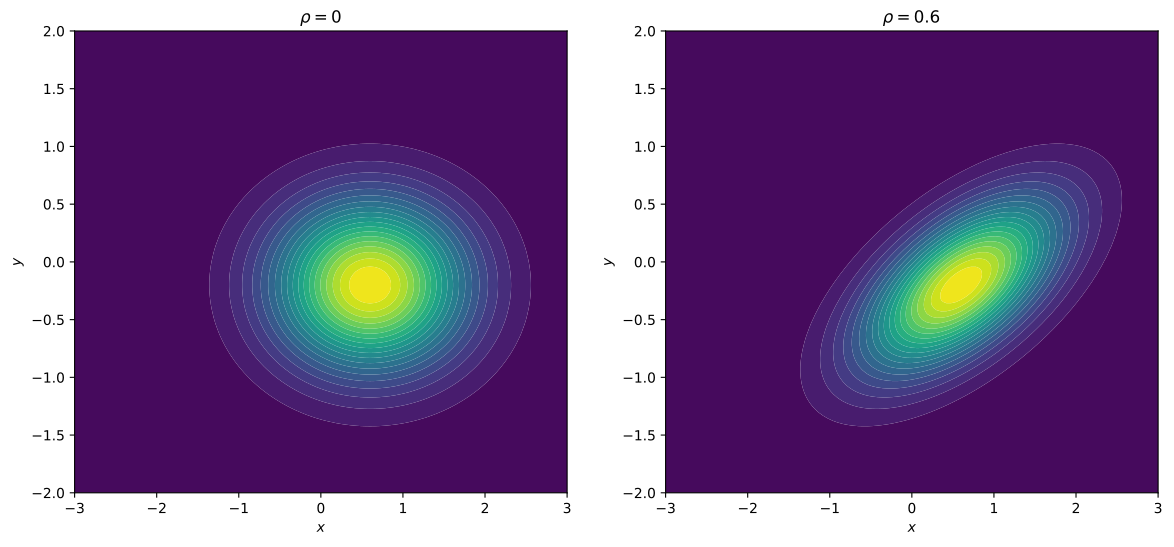

This chart was generated by the following Python code:
import numpy as np
from matplotlib.pyplot import subplots

u = lambda x, x0, sx : (x-x0)/sx
gaussian2d = lambda x, y, x0, y0, sx, sy, rho : np.exp(-(u(x, x0, sx)**2 + u(y, y0, sy)**2 - 2*rho*u(x, x0, sx)*u(y, y0, sy))/(2*(1-rho**2)))

rows, cols = 151, 101
xl, xr = -3, 3
yl, yr = -2, 2

x0, y0 = .6, -.2
sx, sy = .8, .5

xs = np.linspace(xl, xr, cols)
ys = np.linspace(yl, yr, rows)

X, Y = np.meshgrid(xs, ys)

rhos = (0, .6)
fig, axs = subplots(1, 2, figsize=(14, 6))

for ax, rho in zip(axs, rhos):
    Z = gaussian2d(X, Y, x0, y0, sx, sy, rho)

    rm, cm = np.unravel_index(np.argmax(Z), Z.shape)
    print(f"For rho = {rho}, maximum is {np.max(Z)} at x = {(cm * (xr-xl)/cols) + xl}, y = {(rm * (yr-yl)/rows) + yl}")

    ax.contourf(X, Y, Z, levels=20)

    ax.set_xlim(left=xl, right=xr)
    ax.set_ylim(bottom=yl, top=yr)

    ax.set_xlabel(r"$x$")
    ax.set_ylabel(r"$y$")

    ax.set_title(f"$\{"rho"} = {rho}$")

fig.savefig("scientific-python/jahernando/day-1/gaussian_2d.pdf", bbox_inches="tight")
